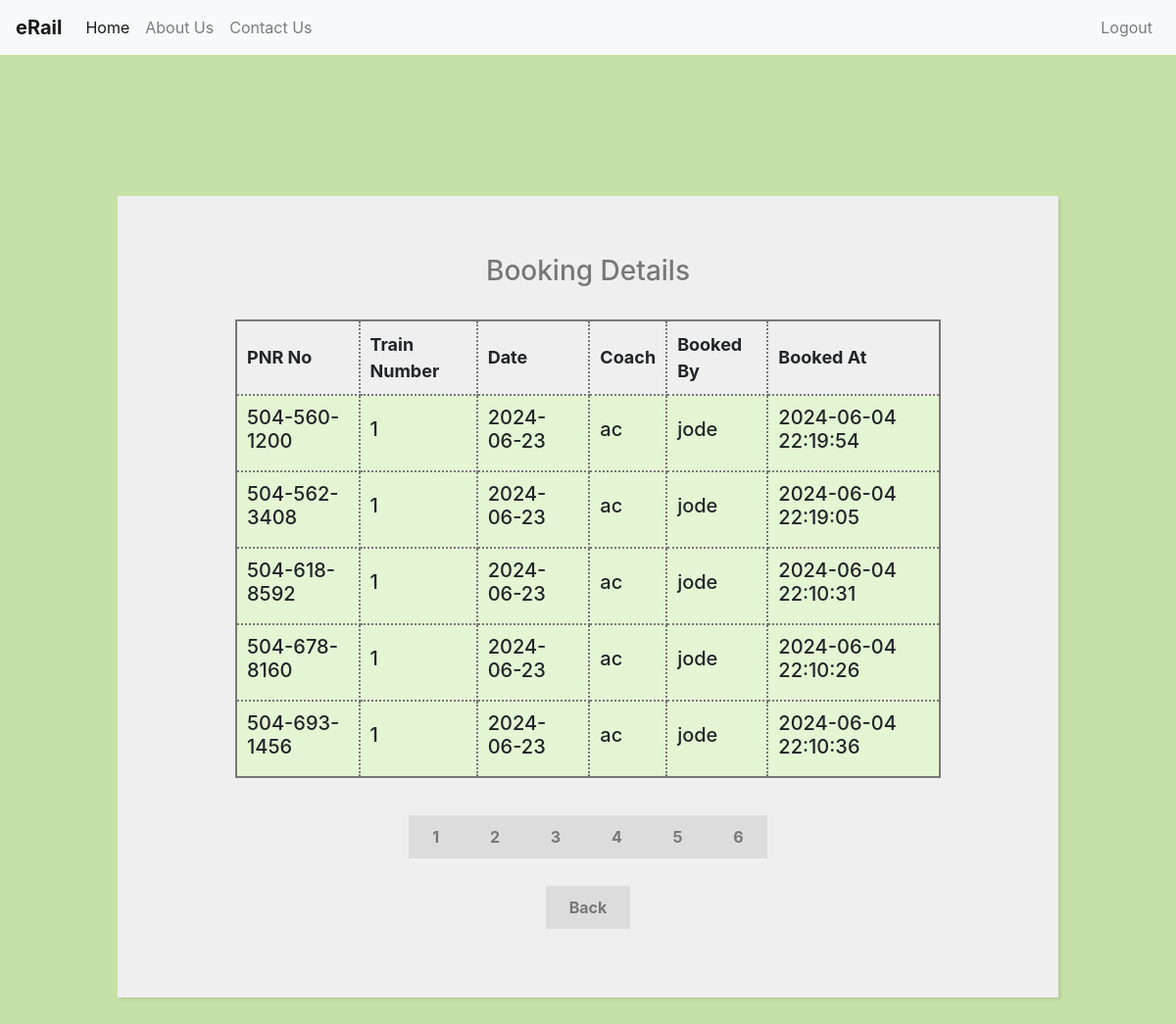
The app's page /view-bookings.php?page=3 (signed in) with its own data.
### tables this page shows
CREATE TABLE `ticket` (
  `pnr_no` varchar(12) NOT NULL,
  `coach` varchar(50) NOT NULL,
  `booked_by` varchar(50) NOT NULL,
  `booked_at` timestamp NOT NULL DEFAULT current_timestamp() ON UPDATE current_timestamp(),
  `t_number` int(11) NOT NULL,
  `t_date` date NOT NULL
);

### template/pagination.php (called while the page is built)
<?php
    $results_per_page = 5;
    $result = $conn->query($sql);
    $number_of_result = $result->num_rows;
    $number_of_page = ceil ($number_of_result / $results_per_page);
    if (!isset ($_GET['page']) ) {
        $page = 1;
    } else {
        $page = $_GET['page'];
    }
    $page_first_result = ($page-1) * $results_per_page;
?>

### view-bookings.php (the view, shortened to what this page needs)
<?php
    include "include/connection.inc.php";
    $sql = "SELECT * FROM ticket";
    include "template/pagination.php";
    $sql = "SELECT * FROM ticket LIMIT " . $page_first_result . ',' . $results_per_page;
    $result = $conn->query($sql);
?>
<!DOCTYPE html>
<html lang="en">
<head>
</head>
<?php include "template/header-name.php" ?>
<div style="margin-top:200px;">
    <form style = "width: 80%;">
        <h3 class="heading">Booking Details</h3><br>
        <section>
            <table>
                <tr>
                    <th>PNR No</th>
                    <th>Train Number</th>
                    <th>Date</th>
                    <th>Coach</th>
                    <th>Booked By</th>
                    <th>Booked At</th>
                </tr>
                <?php
                    while($rows=$result->fetch_assoc())
                    {
                ?>
                <tr>
                    <td><h5><?php echo $rows['pnr_no'];?></h5></td>
                    <td><h5><?php echo $rows['t_number'];?></h5></td>
                    <td><h5><?php echo $rows['t_date'];?></h5></td>
                    <td><h5><?php echo $rows['coach'];?></h5></td>
                    <td><h5><?php echo $rows['booked_by'];?></h5></td>
                    <td><h5><?php echo $rows['booked_at'];?></h5></td>
                </tr>
                <?php
                    }
                ?>
            </table>
        </section>
        <br><br>
        <?php for($page = 1; $page<= $number_of_page; $page++) {  ?>
        <?php    echo '<a class="register" href = "view-bookings.php?page=' . $page . '">' . $page . ' </a>'; ?>
        <?php } ?>
        <br><br><br>
        <a href="admin-page.php" class= "register">Back</a>
    </form>
</div>
</html>

### css/style.css (style rules this page uses)
body { background: #C5E1A5; }
form { width: 50%; margin: 60px auto; background: #efefef; padding: 60px 120px 80px 120px; text-align: center; -webkit-box-shadow: 2px 2px 3px rgba(0,0,0,0.1); box-shadow: 2px 2px 3px rgba(0,0,0,0.1); }
.register { background: rgb(220,220,220); font-weight: bold; color: rgb(120,120,120); padding: 12px 24px; }
.heading { color: rgb(120,120,120); }

### view-bookings.php (style rules this page uses)
table { width: 100%; margin: 0 auto; font-size: large; border: 2px solid rgb(120, 120, 120); }
td { background-color: #E4F5D4; border: 2px solid rgb(120, 120, 120); }
th, td { font-weight: bold; border: 2px dotted rgb(120, 120, 120); padding: 10px; text-align: left; }
td { font-weight: lighter; }

### records on screen
ticket: pnr_no "504-560-1200", t_number "1", t_date "2024-06-23", coach "ac", booked_by "jode", booked_at "2024-06-04 22:19:54"
ticket: pnr_no "504-562-3408", t_number "1", t_date "2024-06-23", coach "ac", booked_by "jode", booked_at "2024-06-04 22:19:05"
ticket: pnr_no "504-618-8592", t_number "1", t_date "2024-06-23", coach "ac", booked_by "jode", booked_at "2024-06-04 22:10:31"
ticket: pnr_no "504-678-8160", t_number "1", t_date "2024-06-23", coach "ac", booked_by "jode", booked_at "2024-06-04 22:10:26"
ticket: pnr_no "504-693-1456", t_number "1", t_date "2024-06-23", coach "ac", booked_by "jode", booked_at "2024-06-04 22:10:36"
